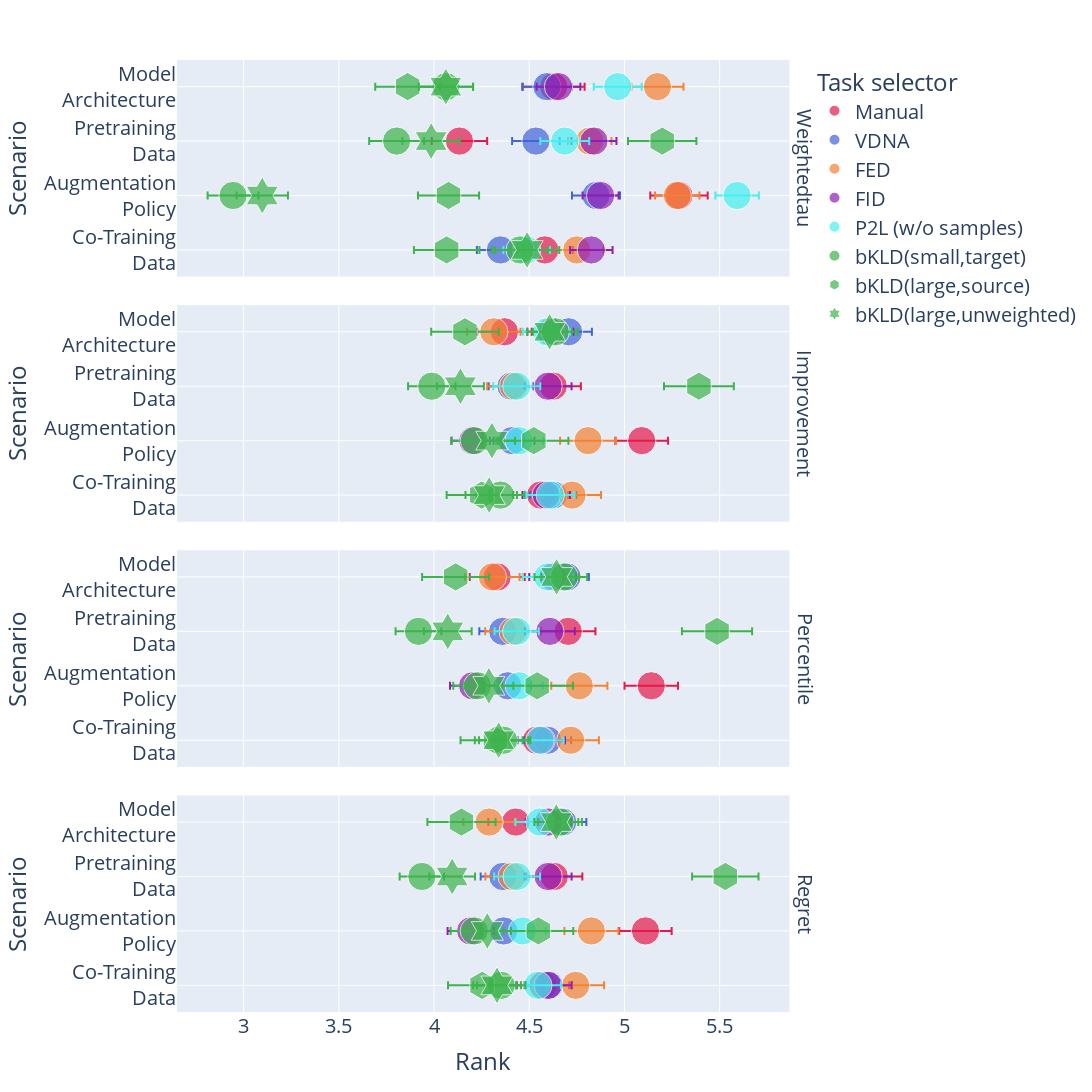

The notebook cell this image was saved under:
### Code cell
_df = results.replace(mm_display_map)
fig = px.scatter(_df.iloc[::-1], color='dist', x='mean', y='exp', color_discrete_map=color_map, template='plotly',  error_x='std',  facet_row='meta', size=[5] * len(_df), symbol_map=symbol_map, symbol='dist', labels={'mean': 'Rank', 'exp': 'Scenario'}, category_orders={'dist': [map_dist2printable[d] for d in comp_distances]})
fig.update_layout(font_size=20, width=1200, height=1200, showlegend=True, legend_title='Task selector')
fig.for_each_annotation(lambda a: a.update(text=a.text.split("=")[1]))
fig.write_image(FIG_PATH / 'fig_7.png', engine='kaleido')
fig.write_image(FIG_PATH / 'fig_7.pdf', engine='kaleido')
fig.show()

### Figure 1 — Plotly figure (JSON) as saved in the notebook; plotly's stock layout.template omitted (floating-point values rounded to 4 significant figures)
{"data": [{"error_x": {"array": [0.1476, 0.1507, 0.1455, 0.1624]}, "hovertemplate": "dist=Manual<br>meta=Weightedtau<br>Rank=%{x}<br>Scenario=%{y}<br>size=%{marker.size}<extra></extra>", "legendgroup": "Manual", "marker": {"color": "rgb(230, 25, 75)", "size": [5, 5, 5, 5], "sizemode": "area", "sizeref": 0.0125, "symbol": "circle"}, "mode": "markers", "name": "Manual", "orientation": "h", "showlegend": true, "x": [4.582, 5.286, 4.134, 4.628], "xaxis": "x4", "y": ["Co-Training<br>Data", "Augmentation<br>Policy", "Pretraining<br>Data", "Model<br>Architecture"], "yaxis": "y4", "type": "scatter"}, {"error_x": {"array": [0.1423, 0.1384, 0.1451, 0.1433]}, "hovertemplate": "dist=Manual<br>meta=Improvement<br>Rank=%{x}<br>Scenario=%{y}<br>size=%{marker.size}<extra></extra>", "legendgroup": "Manual", "marker": {"color": "rgb(230, 25, 75)", "size": [5, 5, 5, 5], "sizemode": "area", "sizeref": 0.0125, "symbol": "circle"}, "mode": "markers", "name": "Manual", "orientation": "h", "showlegend": false, "x": [4.56, 5.091, 4.626, 4.37], "xaxis": "x3", "y": ["Co-Training<br>Data", "Augmentation<br>Policy", "Pretraining<br>Data", "Model<br>Architecture"], "yaxis": "y3", "type": "scatter"}, {"error_x": {"array": [0.1472, 0.1404, 0.1432, 0.1445]}, "hovertemplate": "dist=Manual<br>meta=Percentile<br>Rank=%{x}<br>Scenario=%{y}<br>size=%{marker.size}<extra></extra>", "legendgroup": "Manual", "marker": {"color": "rgb(230, 25, 75)", "size": [5, 5, 5, 5], "sizemode": "area", "sizeref": 0.0125, "symbol": "circle"}, "mode": "markers", "name": "Manual", "orientation": "h", "showlegend": false, "x": [4.538, 5.141, 4.705, 4.332], "xaxis": "x2", "y": ["Co-Training<br>Data", "Augmentation<br>Policy", "Pretraining<br>Data", "Model<br>Architecture"], "yaxis": "y2", "type": "scatter"}, {"error_x": {"array": [0.1373, 0.1376, 0.1473, 0.1438]}, "hovertemplate": "dist=Manual<br>meta=Regret<br>Rank=%{x}<br>Scenario=%{y}<br>size=%{marker.size}<extra></extra>", "legendgroup": "Manual", "marker": {"color": "rgb(230, 25, 75)", "size": [5, 5, 5, 5], "sizemode": "area", "sizeref": 0.0125, "symbol": "circle"}, "mode": "markers", "name": "Manual", "orientation": "h", "showlegend": false, "x": [4.572, 5.11, 4.632, 4.429], "xaxis": "x", "y": ["Co-Training<br>Data", "Augmentation<br>Policy", "Pretraining<br>Data", "Model<br>Architecture"], "yaxis": "y", "type": "scatter"}, {"error_x": {"array": [0.1232, 0.126, 0.1249, 0.1297]}, "hovertemplate": "dist=VDNA<br>meta=Weightedtau<br>Rank=%{x}<br>Scenario=%{y}<br>size=%{marker.size}<extra></extra>", "legendgroup": "VDNA", "marker": {"color": "rgb(67, 99, 216)", "size": [5, 5, 5, 5], "sizemode": "area", "sizeref": 0.0125, "symbol": "circle"}, "mode": "markers", "name": "VDNA", "orientation": "h", "showlegend": true, "x": [4.349, 4.851, 4.535, 4.593], "xaxis": "x4", "y": ["Co-Training<br>Data", "Augmentation<br>Policy", "Pretraining<br>Data", "Model<br>Architecture"], "yaxis": "y4", "type": "scatter"}, {"error_x": {"array": [0.122, 0.1167, 0.1176, 0.1222]}, "hovertemplate": "dist=VDNA<br>meta=Improvement<br>Rank=%{x}<br>Scenario=%{y}<br>size=%{marker.size}<extra></extra>", "legendgroup": "VDNA", "marker": {"color": "rgb(67, 99, 216)", "size": [5, 5, 5, 5], "sizemode": "area", "sizeref": 0.0125, "symbol": "circle"}, "mode": "markers", "name": "VDNA", "orientation": "h", "showlegend": false, "x": [4.626, 4.41, 4.405, 4.707], "xaxis": "x3", "y": ["Co-Training<br>Data", "Augmentation<br>Policy", "Pretraining<br>Data", "Model<br>Architecture"], "yaxis": "y3", "type": "scatter"}, {"error_x": {"array": [0.1238, 0.1232, 0.1227, 0.1147]}, "hovertemplate": "dist=VDNA<br>meta=Percentile<br>Rank=%{x}<br>Scenario=%{y}<br>size=%{marker.size}<extra></extra>", "legendgroup": "VDNA", "marker": {"color": "rgb(67, 99, 216)", "size": [5, 5, 5, 5], "sizemode": "area", "sizeref": 0.0125, "symbol": "circle"}, "mode": "markers", "name": "VDNA", "orientation": "h", "showlegend": false, "x": [4.596, 4.388, 4.361, 4.699], "xaxis": "x2", "y": ["Co-Training<br>Data", "Augmentation<br>Policy", "Pretraining<br>Data", "Model<br>Architecture"], "yaxis": "y2", "type": "scatter"}, {"error_x": {"array": [0.1213, 0.1228, 0.1162, 0.124]}, "hovertemplate": "dist=VDNA<br>meta=Regret<br>Rank=%{x}<br>Scenario=%{y}<br>size=%{marker.size}<extra></extra>", "legendgroup": "VDNA", "marker": {"color": "rgb(67, 99, 216)", "size": [5, 5, 5, 5], "sizemode": "area", "sizeref": 0.0125, "symbol": "circle"}, "mode": "markers", "name": "VDNA", "orientation": "h", "showlegend": false, "x": [4.604, 4.366, 4.361, 4.676], "xaxis": "x", "y": ["Co-Training<br>Data", "Augmentation<br>Policy", "Pretraining<br>Data", "Model<br>Architecture"], "yaxis": "y", "type": "scatter"}, {"error_x": {"array": [0.1407, 0.1167, 0.1145, 0.1368]}, "hovertemplate": "dist=FED<br>meta=Weightedtau<br>Rank=%{x}<br>Scenario=%{y}<br>size=%{marker.size}<extra></extra>", "legendgroup": "FED", "marker": {"color": "rgb(245, 130, 49)", "size": [5, 5, 5, 5], "sizemode": "area", "sizeref": 0.0125, "symbol": "circle"}, "mode": "markers", "name": "FED", "orientation": "h", "showlegend": true, "x": [4.75, 5.277, 4.818, 5.173], "xaxis": "x4", "y": ["Co-Training<br>Data", "Augmentation<br>Policy", "Pretraining<br>Data", "Model<br>Architecture"], "yaxis": "y4", "type": "scatter"}, {"error_x": {"array": [0.1524, 0.1468, 0.1387, 0.1405]}, "hovertemplate": "dist=FED<br>meta=Improvement<br>Rank=%{x}<br>Scenario=%{y}<br>size=%{marker.size}<extra></extra>", "legendgroup": "FED", "marker": {"color": "rgb(245, 130, 49)", "size": [5, 5, 5, 5], "sizemode": "area", "sizeref": 0.0125, "symbol": "circle"}, "mode": "markers", "name": "FED", "orientation": "h", "showlegend": false, "x": [4.725, 4.809, 4.418, 4.314], "xaxis": "x3", "y": ["Co-Training<br>Data", "Augmentation<br>Policy", "Pretraining<br>Data", "Model<br>Architecture"], "yaxis": "y3", "type": "scatter"}, {"error_x": {"array": [0.148, 0.1474, 0.1467, 0.1428]}, "hovertemplate": "dist=FED<br>meta=Percentile<br>Rank=%{x}<br>Scenario=%{y}<br>size=%{marker.size}<extra></extra>", "legendgroup": "FED", "marker": {"color": "rgb(245, 130, 49)", "size": [5, 5, 5, 5], "sizemode": "area", "sizeref": 0.0125, "symbol": "circle"}, "mode": "markers", "name": "FED", "orientation": "h", "showlegend": false, "x": [4.718, 4.763, 4.415, 4.307], "xaxis": "x2", "y": ["Co-Training<br>Data", "Augmentation<br>Policy", "Pretraining<br>Data", "Model<br>Architecture"], "yaxis": "y2", "type": "scatter"}, {"error_x": {"array": [0.1495, 0.1417, 0.1402, 0.1347]}, "hovertemplate": "dist=FED<br>meta=Regret<br>Rank=%{x}<br>Scenario=%{y}<br>size=%{marker.size}<extra></extra>", "legendgroup": "FED", "marker": {"color": "rgb(245, 130, 49)", "size": [5, 5, 5, 5], "sizemode": "area", "sizeref": 0.0125, "symbol": "circle"}, "mode": "markers", "name": "FED", "orientation": "h", "showlegend": false, "x": [4.744, 4.827, 4.41, 4.289], "xaxis": "x", "y": ["Co-Training<br>Data", "Augmentation<br>Policy", "Pretraining<br>Data", "Model<br>Architecture"], "yaxis": "y", "type": "scatter"}, {"error_x": {"array": [0.1115, 0.09468, 0.1181, 0.1147]}, "hovertemplate": "dist=FID<br>meta=Weightedtau<br>Rank=%{x}<br>Scenario=%{y}<br>size=%{marker.size}<extra></extra>", "legendgroup": "FID", "marker": {"color": "rgb(145, 30, 180)", "size": [5, 5, 5, 5], "sizemode": "area", "sizeref": 0.0125, "symbol": "circle"}, "mode": "markers", "name": "FID", "orientation": "h", "showlegend": true, "x": [4.826, 4.875, 4.84, 4.654], "xaxis": "x4", "y": ["Co-Training<br>Data", "Augmentation<br>Policy", "Pretraining<br>Data", "Model<br>Architecture"], "yaxis": "y4", "type": "scatter"}, {"error_x": {"array": [0.1244, 0.1114, 0.1234, 0.1209]}, "hovertemplate": "dist=FID<br>meta=Improvement<br>Rank=%{x}<br>Scenario=%{y}<br>size=%{marker.size}<extra></extra>", "legendgroup": "FID", "marker": {"color": "rgb(145, 30, 180)", "size": [5, 5, 5, 5], "sizemode": "area", "sizeref": 0.0125, "symbol": "circle"}, "mode": "markers", "name": "FID", "orientation": "h", "showlegend": false, "x": [4.589, 4.203, 4.599, 4.611], "xaxis": "x3", "y": ["Co-Training<br>Data", "Augmentation<br>Policy", "Pretraining<br>Data", "Model<br>Architecture"], "yaxis": "y3", "type": "scatter"}, {"error_x": {"array": [0.1246, 0.1188, 0.131, 0.124]}, "hovertemplate": "dist=FID<br>meta=Percentile<br>Rank=%{x}<br>Scenario=%{y}<br>size=%{marker.size}<extra></extra>", "legendgroup": "FID", "marker": {"color": "rgb(145, 30, 180)", "size": [5, 5, 5, 5], "sizemode": "area", "sizeref": 0.0125, "symbol": "circle"}, "mode": "markers", "name": "FID", "orientation": "h", "showlegend": false, "x": [4.563, 4.203, 4.608, 4.624], "xaxis": "x2", "y": ["Co-Training<br>Data", "Augmentation<br>Policy", "Pretraining<br>Data", "Model<br>Architecture"], "yaxis": "y2", "type": "scatter"}, {"error_x": {"array": [0.1232, 0.1213, 0.1234, 0.1198]}, "hovertemplate": "dist=FID<br>meta=Regret<br>Rank=%{x}<br>Scenario=%{y}<br>size=%{marker.size}<extra></extra>", "legendgroup": "FID", "marker": {"color": "rgb(145, 30, 180)", "size": [5, 5, 5, 5], "sizemode": "area", "sizeref": 0.0125, "symbol": "circle"}, "mode": "markers", "name": "FID", "orientation": "h", "showlegend": false, "x": [4.599, 4.193, 4.599, 4.601], "xaxis": "x", "y": ["Co-Training<br>Data", "Augmentation<br>Policy", "Pretraining<br>Data", "Model<br>Architecture"], "yaxis": "y", "type": "scatter"}, {"error_x": {"array": [0.1219, 0.1141, 0.1285, 0.1256]}, "hovertemplate": "dist=P2L (w/o samples)<br>meta=Weightedtau<br>Rank=%{x}<br>Scenario=%{y}<br>size=%{marker.size}<extra></extra>", "legendgroup": "P2L (w/o samples)", "marker": {"color": "rgb(70, 240, 240)", "size": [5, 5, 5, 5], "sizemode": "area", "sizeref": 0.0125, "symbol": "circle"}, "mode": "markers", "name": "P2L (w/o samples)", "orientation": "h", "showlegend": true, "x": [4.486, 5.592, 4.686, 4.965], "xaxis": "x4", "y": ["Co-Training<br>Data", "Augmentation<br>Policy", "Pretraining<br>Data", "Model<br>Architecture"], "yaxis": "y4", "type": "scatter"}, {"error_x": {"array": [0.1271, 0.1264, 0.1234, 0.1258]}, "hovertemplate": "dist=P2L (w/o samples)<br>meta=Improvement<br>Rank=%{x}<br>Scenario=%{y}<br>size=%{marker.size}<extra></extra>", "legendgroup": "P2L (w/o samples)", "marker": {"color": "rgb(70, 240, 240)", "size": [5, 5, 5, 5], "sizemode": "area", "sizeref": 0.0125, "symbol": "circle"}, "mode": "markers", "name": "P2L (w/o samples)", "orientation": "h", "showlegend": false, "x": [4.61, 4.447, 4.435, 4.592], "xaxis": "x3", "y": ["Co-Training<br>Data", "Augmentation<br>Policy", "Pretraining<br>Data", "Model<br>Architecture"], "yaxis": "y3", "type": "scatter"}, {"error_x": {"array": [0.124, 0.123, 0.1164, 0.1328]}, "hovertemplate": "dist=P2L (w/o samples)<br>meta=Percentile<br>Rank=%{x}<br>Scenario=%{y}<br>size=%{marker.size}<extra></extra>", "legendgroup": "P2L (w/o samples)", "marker": {"color": "rgb(70, 240, 240)", "size": [5, 5, 5, 5], "sizemode": "area", "sizeref": 0.0125, "symbol": "circle"}, "mode": "markers", "name": "P2L (w/o samples)", "orientation": "h", "showlegend": false, "x": [4.557, 4.447, 4.434, 4.598], "xaxis": "x2", "y": ["Co-Training<br>Data", "Augmentation<br>Policy", "Pretraining<br>Data", "Model<br>Architecture"], "yaxis": "y2", "type": "scatter"}, {"error_x": {"array": [0.121, 0.1218, 0.1204, 0.1284]}, "hovertemplate": "dist=P2L (w/o samples)<br>meta=Regret<br>Rank=%{x}<br>Scenario=%{y}<br>size=%{marker.size}<extra></extra>", "legendgroup": "P2L (w/o samples)", "marker": {"color": "rgb(70, 240, 240)", "size": [5, 5, 5, 5], "sizemode": "area", "sizeref": 0.0125, "symbol": "circle"}, "mode": "markers", "name": "P2L (w/o samples)", "orientation": "h", "showlegend": false, "x": [4.545, 4.465, 4.436, 4.556], "xaxis": "x", "y": ["Co-Training<br>Data", "Augmentation<br>Policy", "Pretraining<br>Data", "Model<br>Architecture"], "yaxis": "y", "type": "scatter"}, {"error_x": {"array": [0.1467, 0.1336, 0.1442, 0.1426]}, "hovertemplate": "dist=bKLD(small,target)<br>meta=Weightedtau<br>Rank=%{x}<br>Scenario=%{y}<br>size=%{marker.size}<extra></extra>", "legendgroup": "bKLD(small,target)", "marker": {"color": "rgb(60, 180, 75)", "size": [5, 5, 5, 5], "sizemode": "area", "sizeref": 0.0125, "symbol": "circle"}, "mode": "markers", "name": "bKLD(small,target)", "orientation": "h", "showlegend": true, "x": [4.452, 2.945, 3.804, 4.063], "xaxis": "x4", "y": ["Co-Training<br>Data", "Augmentation<br>Policy", "Pretraining<br>Data", "Model<br>Architecture"], "yaxis": "y4", "type": "scatter"}, {"error_x": {"array": [0.1258, 0.1208, 0.1243, 0.1174]}, "hovertemplate": "dist=bKLD(small,target)<br>meta=Improvement<br>Rank=%{x}<br>Scenario=%{y}<br>size=%{marker.size}<extra></extra>", "legendgroup": "bKLD(small,target)", "marker": {"color": "rgb(60, 180, 75)", "size": [5, 5, 5, 5], "sizemode": "area", "sizeref": 0.0125, "symbol": "circle"}, "mode": "markers", "name": "bKLD(small,target)", "orientation": "h", "showlegend": false, "x": [4.349, 4.211, 3.988, 4.637], "xaxis": "x3", "y": ["Co-Training<br>Data", "Augmentation<br>Policy", "Pretraining<br>Data", "Model<br>Architecture"], "yaxis": "y3", "type": "scatter"}, {"error_x": {"array": [0.1291, 0.1276, 0.1201, 0.1205]}, "hovertemplate": "dist=bKLD(small,target)<br>meta=Percentile<br>Rank=%{x}<br>Scenario=%{y}<br>size=%{marker.size}<extra></extra>", "legendgroup": "bKLD(small,target)", "marker": {"color": "rgb(60, 180, 75)", "size": [5, 5, 5, 5], "sizemode": "area", "sizeref": 0.0125, "symbol": "circle"}, "mode": "markers", "name": "bKLD(small,target)", "orientation": "h", "showlegend": false, "x": [4.365, 4.229, 3.918, 4.684], "xaxis": "x2", "y": ["Co-Training<br>Data", "Augmentation<br>Policy", "Pretraining<br>Data", "Model<br>Architecture"], "yaxis": "y2", "type": "scatter"}, {"error_x": {"array": [0.1265, 0.1244, 0.1167, 0.1149]}, "hovertemplate": "dist=bKLD(small,target)<br>meta=Regret<br>Rank=%{x}<br>Scenario=%{y}<br>size=%{marker.size}<extra></extra>", "legendgroup": "bKLD(small,target)", "marker": {"color": "rgb(60, 180, 75)", "size": [5, 5, 5, 5], "sizemode": "area", "sizeref": 0.0125, "symbol": "circle"}, "mode": "markers", "name": "bKLD(small,target)", "orientation": "h", "showlegend": false, "x": [4.353, 4.212, 3.936, 4.662], "xaxis": "x", "y": ["Co-Training<br>Data", "Augmentation<br>Policy", "Pretraining<br>Data", "Model<br>Architecture"], "yaxis": "y", "type": "scatter"}, {"error_x": {"array": [0.1721, 0.1604, 0.1796, 0.1702]}, "hovertemplate": "dist=bKLD(large,source)<br>meta=Weightedtau<br>Rank=%{x}<br>Scenario=%{y}<br>size=%{marker.size}<extra></extra>", "legendgroup": "bKLD(large,source)", "marker": {"color": "rgb(60, 180, 75)", "size": [5, 5, 5, 5], "sizemode": "area", "sizeref": 0.0125, "symbol": "hexagon"}, "mode": "markers", "name": "bKLD(large,source)", "orientation": "h", "showlegend": true, "x": [4.066, 4.076, 5.198, 3.861], "xaxis": "x4", "y": ["Co-Training<br>Data", "Augmentation<br>Policy", "Pretraining<br>Data", "Model<br>Architecture"], "yaxis": "y4", "type": "scatter"}, {"error_x": {"array": [0.1845, 0.1814, 0.1832, 0.1772]}, "hovertemplate": "dist=bKLD(large,source)<br>meta=Improvement<br>Rank=%{x}<br>Scenario=%{y}<br>size=%{marker.size}<extra></extra>", "legendgroup": "bKLD(large,source)", "marker": {"color": "rgb(60, 180, 75)", "size": [5, 5, 5, 5], "sizemode": "area", "sizeref": 0.0125, "symbol": "hexagon"}, "mode": "markers", "name": "bKLD(large,source)", "orientation": "h", "showlegend": false, "x": [4.251, 4.524, 5.391, 4.162], "xaxis": "x3", "y": ["Co-Training<br>Data", "Augmentation<br>Policy", "Pretraining<br>Data", "Model<br>Architecture"], "yaxis": "y3", "type": "scatter"}, {"error_x": {"array": [0.1834, 0.1878, 0.1842, 0.1763]}, "hovertemplate": "dist=bKLD(large,source)<br>meta=Percentile<br>Rank=%{x}<br>Scenario=%{y}<br>size=%{marker.size}<extra></extra>", "legendgroup": "bKLD(large,source)", "marker": {"color": "rgb(60, 180, 75)", "size": [5, 5, 5, 5], "sizemode": "area", "sizeref": 0.0125, "symbol": "hexagon"}, "mode": "markers", "name": "bKLD(large,source)", "orientation": "h", "showlegend": false, "x": [4.323, 4.542, 5.486, 4.114], "xaxis": "x2", "y": ["Co-Training<br>Data", "Augmentation<br>Policy", "Pretraining<br>Data", "Model<br>Architecture"], "yaxis": "y2", "type": "scatter"}, {"error_x": {"array": [0.1788, 0.1834, 0.1743, 0.1789]}, "hovertemplate": "dist=bKLD(large,source)<br>meta=Regret<br>Rank=%{x}<br>Scenario=%{y}<br>size=%{marker.size}<extra></extra>", "legendgroup": "bKLD(large,source)", "marker": {"color": "rgb(60, 180, 75)", "size": [5, 5, 5, 5], "sizemode": "area", "sizeref": 0.0125, "symbol": "hexagon"}, "mode": "markers", "name": "bKLD(large,source)", "orientation": "h", "showlegend": false, "x": [4.252, 4.548, 5.53, 4.144], "xaxis": "x", "y": ["Co-Training<br>Data", "Augmentation<br>Policy", "Pretraining<br>Data", "Model<br>Architecture"], "yaxis": "y", "type": "scatter"}, {"error_x": {"array": [0.1691, 0.1349, 0.1508, 0.1423]}, "hovertemplate": "dist=bKLD(large,unweighted)<br>meta=Weightedtau<br>Rank=%{x}<br>Scenario=%{y}<br>size=%{marker.size}<extra></extra>", "legendgroup": "bKLD(large,unweighted)", "marker": {"color": "rgb(60, 180, 75)", "size": [5, 5, 5, 5], "sizemode": "area", "sizeref": 0.0125, "symbol": "hexagram"}, "mode": "markers", "name": "bKLD(large,unweighted)", "orientation": "h", "showlegend": true, "x": [4.489, 3.098, 3.985, 4.062], "xaxis": "x4", "y": ["Co-Training<br>Data", "Augmentation<br>Policy", "Pretraining<br>Data", "Model<br>Architecture"], "yaxis": "y4", "type": "scatter"}, {"error_x": {"array": [0.1244, 0.1217, 0.1233, 0.117]}, "hovertemplate": "dist=bKLD(large,unweighted)<br>meta=Improvement<br>Rank=%{x}<br>Scenario=%{y}<br>size=%{marker.size}<extra></extra>", "legendgroup": "bKLD(large,unweighted)", "marker": {"color": "rgb(60, 180, 75)", "size": [5, 5, 5, 5], "sizemode": "area", "sizeref": 0.0125, "symbol": "hexagram"}, "mode": "markers", "name": "bKLD(large,unweighted)", "orientation": "h", "showlegend": false, "x": [4.29, 4.304, 4.139, 4.607], "xaxis": "x3", "y": ["Co-Training<br>Data", "Augmentation<br>Policy", "Pretraining<br>Data", "Model<br>Architecture"], "yaxis": "y3", "type": "scatter"}, {"error_x": {"array": [0.1253, 0.1286, 0.1255, 0.1161]}, "hovertemplate": "dist=bKLD(large,unweighted)<br>meta=Percentile<br>Rank=%{x}<br>Scenario=%{y}<br>size=%{marker.size}<extra></extra>", "legendgroup": "bKLD(large,unweighted)", "marker": {"color": "rgb(60, 180, 75)", "size": [5, 5, 5, 5], "sizemode": "area", "sizeref": 0.0125, "symbol": "hexagram"}, "mode": "markers", "name": "bKLD(large,unweighted)", "orientation": "h", "showlegend": false, "x": [4.34, 4.288, 4.072, 4.644], "xaxis": "x2", "y": ["Co-Training<br>Data", "Augmentation<br>Policy", "Pretraining<br>Data", "Model<br>Architecture"], "yaxis": "y2", "type": "scatter"}, {"error_x": {"array": [0.1255, 0.1244, 0.12, 0.1154]}, "hovertemplate": "dist=bKLD(large,unweighted)<br>meta=Regret<br>Rank=%{x}<br>Scenario=%{y}<br>size=%{marker.size}<extra></extra>", "legendgroup": "bKLD(large,unweighted)", "marker": {"color": "rgb(60, 180, 75)", "size": [5, 5, 5, 5], "sizemode": "area", "sizeref": 0.0125, "symbol": "hexagram"}, "mode": "markers", "name": "bKLD(large,unweighted)", "orientation": "h", "showlegend": false, "x": [4.331, 4.28, 4.095, 4.642], "xaxis": "x", "y": ["Co-Training<br>Data", "Augmentation<br>Policy", "Pretraining<br>Data", "Model<br>Architecture"], "yaxis": "y", "type": "scatter"}], "layout": {"xaxis": {"anchor": "y", "domain": [0.0, 0.98], "title": {"text": "Rank"}}, "yaxis": {"anchor": "x", "domain": [0.0, 0.2275], "title": {"text": "Scenario"}}, "xaxis2": {"anchor": "y2", "domain": [0.0, 0.98], "matches": "x", "showticklabels": false}, "yaxis2": {"anchor": "x2", "domain": [0.2575, 0.485], "matches": "y", "title": {"text": "Scenario"}}, "xaxis3": {"anchor": "y3", "domain": [0.0, 0.98], "matches": "x", "showticklabels": false}, "yaxis3": {"anchor": "x3", "domain": [0.515, 0.7425], "matches": "y", "title": {"text": "Scenario"}}, "xaxis4": {"anchor": "y4", "domain": [0.0, 0.98], "matches": "x", "showticklabels": false}, "yaxis4": {"anchor": "x4", "domain": [0.7725, 1.0], "matches": "y", "title": {"text": "Scenario"}}, "annotations": [{"font": {}, "showarrow": false, "text": "Regret", "textangle": 90, "x": 0.98, "xanchor": "left", "xref": "paper", "y": 0.1138, "yanchor": "middle", "yref": "paper"}, {"font": {}, "showarrow": false, "text": "Percentile", "textangle": 90, "x": 0.98, "xanchor": "left", "xref": "paper", "y": 0.3712, "yanchor": "middle", "yref": "paper"}, {"font": {}, "showarrow": false, "text": "Improvement", "textangle": 90, "x": 0.98, "xanchor": "left", "xref": "paper", "y": 0.6288, "yanchor": "middle", "yref": "paper"}, {"font": {}, "showarrow": false, "text": "Weightedtau", "textangle": 90, "x": 0.98, "xanchor": "left", "xref": "paper", "y": 0.8862, "yanchor": "middle", "yref": "paper"}], "legend": {"title": {"text": "Task selector"}, "tracegroupgap": 0, "itemsizing": "constant"}, "margin": {"t": 60}, "font": {"size": 20}, "width": 1200, "height": 1200, "showlegend": true}}
